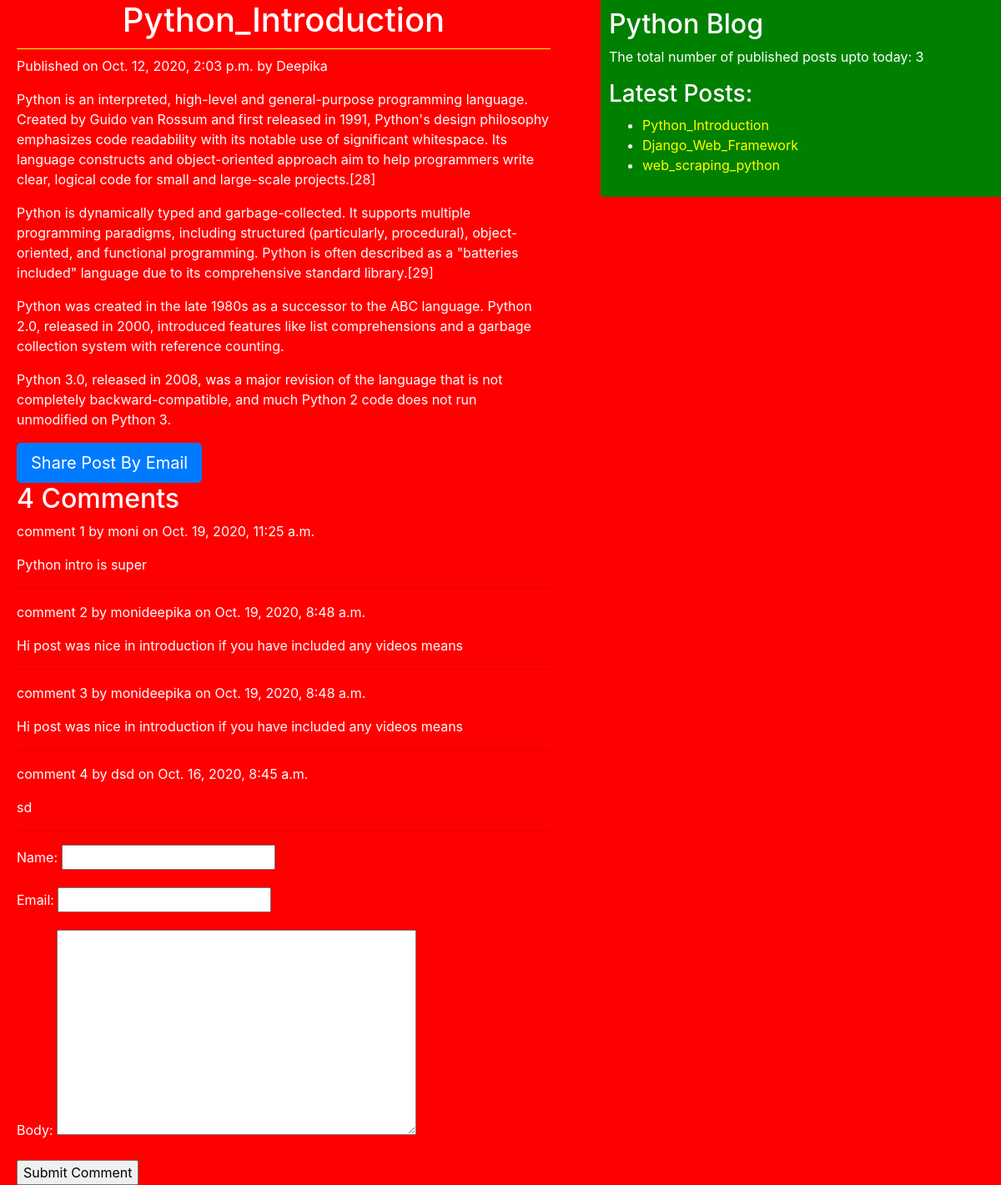
/blog/2020/10/12/python_introduction/, run on the app's committed database.
### blog/models.py (models this page shows, shortened)
class Post(models.Model):
    STATUS_CHOICES = (('draft', 'Draft'), ('published', 'Published'))
    title = models.CharField(max_length=256)
    slug = models.SlugField(max_length=264, unique_for_date='publish')
    author = models.ForeignKey(User, on_delete=models.CASCADE)
    body=models.TextField()
    publish = models.DateTimeField(default=timezone.now())
    created = models.DateTimeField(auto_now_add=True)
    updated= models.DateTimeField(auto_now=True)
    status = models.CharField(max_length=10, choices=STATUS_CHOICES, default='draft')
    objects = CustomManger()
    tags=TaggableManager()
    class Meta:
        ordering = ('-publish',)
    def get_absolute_url(self):
        return reverse('post_detail', args=[self.publish.year, self.publish.strftime('%m'), self.publish.strftime('%d'), self.slug])

class Comment(models.Model):
    post = models.ForeignKey(Post,  on_delete=models.CASCADE, related_name='comments' )
    name = models.CharField(max_length=32)
    email=models.EmailField()
    body=models.TextField()
    created=models.DateTimeField(auto_now_add=True)
    updated=models.DateTimeField(auto_now=True)
    active=models.BooleanField(default=True)
    class Meta:
        ordering=('-created',)

### blog/views.py (the view)
# urls.py: path('<int:year>/<int:month>/<int:day>/<slug:post>/', views.post_detail_view, name = 'post_detail'),
def post_detail_view(request, year, month, day, post):
    post = get_object_or_404(Post, slug=post, status='published', publish__year=year,
                             publish__month=month,
                             publish__day=day)
    comments = post.comments.filter(active=True)
    csubmit = False
    if request.method == 'POST':
        form = CommentForm(request.POST)
        if form.is_valid():
            new_comment = form.save(commit=False)
            new_comment.post = post
            new_comment.save()
            csubmit = True
    else:
        form = CommentForm()
    return render(request, 'blog/post_detail.html', {'post':post, 'form': form, 'csubmit': csubmit, 'comments': comments})

### blog/forms.py
class CommentForm (forms.ModelForm):
    class Meta:
        model=Comment
        fields=('name', 'email', 'body')

### blog/models.py (called while the page is built)
    def get_queryset(self):
        return super().get_queryset().filter(status='published')

### blog/templatetags/blog_tags.py (called while the page is built)
@register.simple_tag
def total_posts():
    return Post.objects.count()

@register.inclusion_tag('blog/latest_posts.html')
def show_latest_posts():
    latest_posts=Post.objects.order_by('-publish')[:3]
    return {'latest_posts': latest_posts}

### templates/blog/post_detail.html (shortened to what this page needs)
{%extends 'blog/base.html'%}
{%block content%}
 <h1>{{post.title}}</h1>
 <p id='date'>Published on {{post.publish}} by {{post.author|title}}</p>
{{post.body|linebreaks}}
 <a href="/{{post.id}}/share" class='btn btn-lg btn-primary'>
 Share Post By Email</a>
 {% with comments.count as comments_count %}
 <h2>{{comments_count}} Comment{{comments_count|pluralize}}</h2>
 {% endwith%}
 {%if comments %}
  {%for comment in comments %}
    <p id='ch'> comment {{forloop.counter}} by {{comment.name}} on
    {{comment.created}}</p>
    <div class="cb">{{comment.body|linebreaks}}</div>
    <hr>
  {%endfor%}
 {%else%}
   <p>There are NO Comments Yet !!!</p>
 {%endif%}
 {%if csubmit %}
   <h2>Your Comment Added Succefully</h2>
 {%else%}
   <form method="post">
   {{form.as_p}}
   <input type="submit" name="" value="Submit Comment">
   </form>
 {%endif%}
{%endblock%}

### templates/blog/latest_posts.html
<ul>
    {% for post in latest_posts %}
    <li><a href="{{post.get_absolute_url}}">{{post.title}}</a></li>
    {% endfor %}
</ul>

### static/css/blog.css (style rules this page uses)
h1 { text-align: center; border-bottom: 1px solid yellow; padding-bottom: 10px; }
body { background: red; color: white; }
a { color: yellow; }

### data on the page
Post: title "Python_Introduction", publish "Oct. 12, 2020, 2:03 p.m.", author "Deepika", body "Python is an interpreted, high-level and general-purpose programming language. Created by Guido van Rossum and first released in 1991, Python's design philosophy emphasizes code readability with its notable use of significant whitespace. Its language constructs and object-oriented approach aim to help programmers write clear, logical code for small and large-scale projects.[28] Python is dynamically typed and garbage-collected. It supports multiple programming paradigms, including structured (particularly, procedural), object-oriented, and functional programming. Python is often described as a \"batteries included\" language due to its comprehensive standard library.[29] Python was created in…"
Comment: name "moni", created "Oct. 19, 2020, 11:25 a.m.", body "Python intro is super"
Comment: name "monideepika", created "Oct. 19, 2020, 8:48 a.m.", body "Hi post was nice in introduction if you have included any videos means"
Comment: name "monideepika", created "Oct. 19, 2020, 8:48 a.m.", body "Hi post was nice in introduction if you have included any videos means"
Comment: name "dsd", created "Oct. 16, 2020, 8:45 a.m.", body "sd"
Post: title "Django_Web_Framework"
Post: title "web_scraping_python"

### other printed values
{{ comments_count }} "4"
